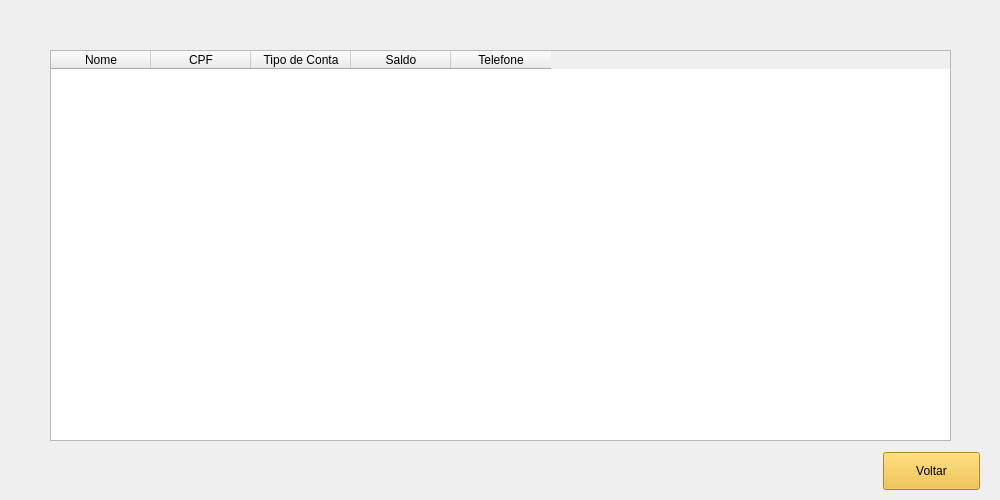
<?xml version="1.0" encoding="UTF-8"?>
<ui version="4.0">
 <class>MainWindow</class>
 <widget class="QMainWindow" name="MainWindow">
  <property name="geometry">
   <rect>
    <x>0</x>
    <y>0</y>
    <width>1000</width>
    <height>500</height>
   </rect>
  </property>
  <property name="minimumSize">
   <size>
    <width>1000</width>
    <height>500</height>
   </size>
  </property>
  <property name="maximumSize">
   <size>
    <width>1000</width>
    <height>500</height>
   </size>
  </property>
  <property name="windowTitle">
   <string>Extrato</string>
  </property>
  <widget class="QWidget" name="centralwidget">
   <widget class="QLabel" name="label">
    <property name="geometry">
     <rect>
      <x>0</x>
      <y>0</y>
      <width>1001</width>
      <height>501</height>
     </rect>
    </property>
    <property name="styleSheet">
     <string notr="true">background-image: url(:/Extrato/TelaExtrato.png);</string>
    </property>
    <property name="text">
     <string/>
    </property>
   </widget>
   <widget class="QTableWidget" name="tableWidget">
    <property name="geometry">
     <rect>
      <x>50</x>
      <y>50</y>
      <width>901</width>
      <height>391</height>
     </rect>
    </property>
    <column>
     <property name="text">
      <string>Nome</string>
     </property>
    </column>
    <column>
     <property name="text">
      <string>CPF</string>
     </property>
    </column>
    <column>
     <property name="text">
      <string>Tipo de Conta</string>
     </property>
    </column>
    <column>
     <property name="text">
      <string>Saldo</string>
     </property>
    </column>
    <column>
     <property name="text">
      <string>Telefone</string>
     </property>
    </column>
   </widget>
   <widget class="QPushButton" name="pushButton">
    <property name="geometry">
     <rect>
      <x>883</x>
      <y>452</y>
      <width>97</width>
      <height>38</height>
     </rect>
    </property>
    <property name="styleSheet">
     <string notr="true">background-color: rgb(238, 186, 43);</string>
    </property>
    <property name="text">
     <string>Voltar</string>
    </property>
   </widget>
  </widget>
 </widget>
 <resources>
  <include location="../Images/Path.qrc"/>
 </resources>
 <connections/>
</ui>
